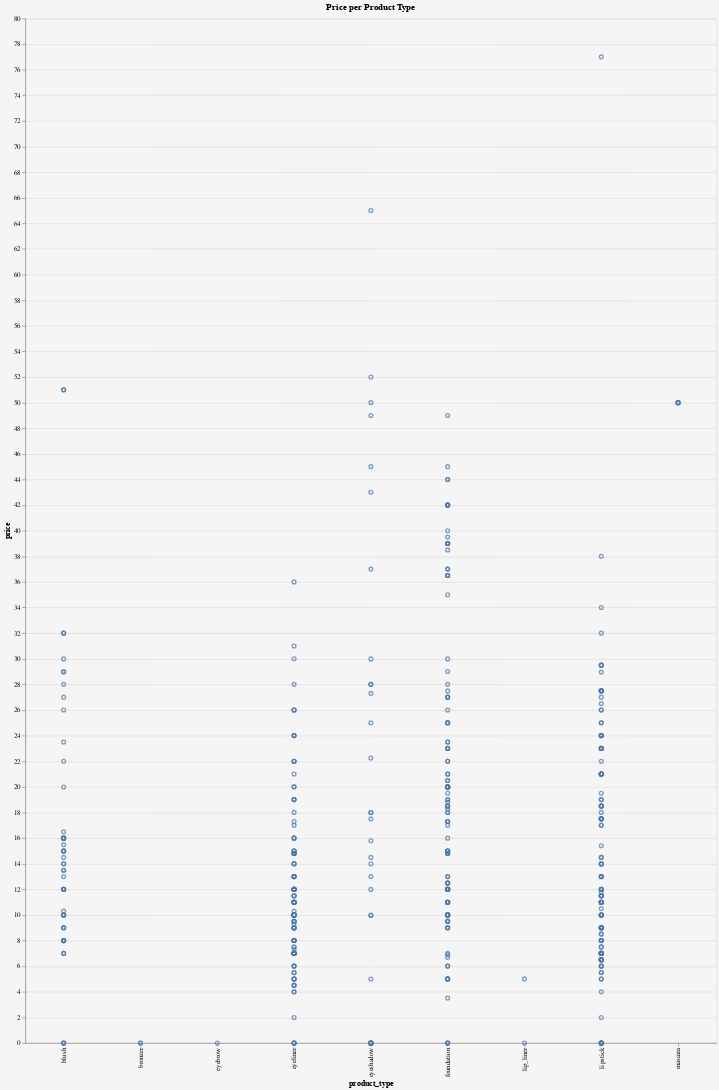

Notebook code cell kept with this figure:
### Code cell
df.groupby(['product_type']).size()

alt.Chart(df).mark_point().encode(
    x= 'product_type',
    y='price'
).properties(
    title='Price per Product Type',
    width=1012,
    height=1500,
    background='#F5F5F5'
)

### Figure 1 — Vega-Lite specification as saved in the notebook (floating-point values rounded to 4 significant figures; data arrays with more than 128 entries replaced by an {"elided": "..."} marker saying what was removed)
{"config": {"view": {"continuousWidth": 400, "continuousHeight": 300}}, "data": {"name": "data-f84cfb10dcf930ae1029b74b28da5879"}, "mark": "point", "background": "#F5F5F5", "encoding": {"x": {"field": "product_type", "type": "nominal"}, "y": {"field": "price", "type": "quantitative"}}, "height": 1500, "title": "Price per Product Type", "width": 1012, "$schema": "https://vega.github.io/schema/vega-lite/v4.17.0.json", "datasets": {"data-f84cfb10dcf930ae1029b74b28da5879": {"elided": "509 records"}}}
